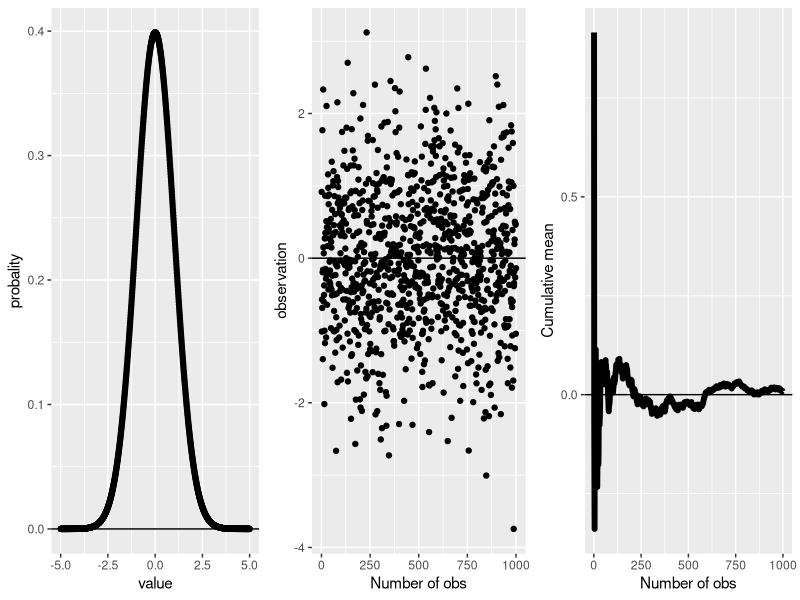
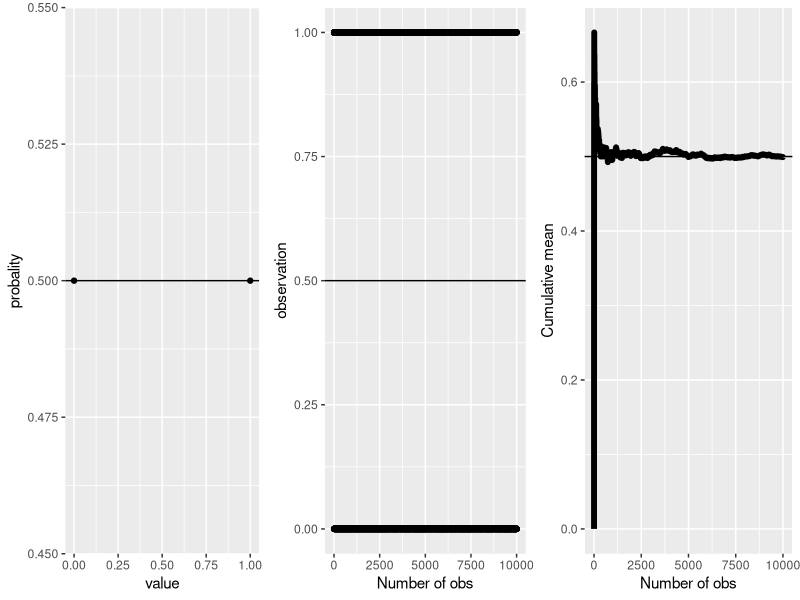

Source code (R) for these figures, in order:
experiment_visuazilation = function(distribution,samples,population_mean){
  n=length(samples)
  cumulative_means <- cumsum(samples)/(1:n)
  library(ggplot2)
  require(gridExtra)
  j <- ggplot(data.frame(x = distribution[,1], y = distribution[,2]), aes(x = x, y = y))
  j <- j + geom_hline(yintercept = population_mean) + geom_point()
  j <- j + labs(x = "value", y = "probality")
  
  h <- ggplot(data.frame(x = 1:n, y = samples), aes(x = x, y = y))
  h <- h + geom_hline(yintercept = population_mean) + geom_point()
  h <- h + labs(x = "Number of obs", y = "observation")

  
  g <- ggplot(data.frame(x = 1:n, y = cumulative_means), aes(x = x, y = y))
  g <- g + geom_hline(yintercept = population_mean) + geom_line(size = 2)
  g <- g + labs(x = "Number of obs", y = "Cumulative mean")
  grid.arrange(j,h, g, ncol=3)
}
distribution = data.frame(seq(from =-5,to = 5,by=0.01),dnorm(seq(from =-5,to = 5,by=0.01)))
experiment_visuazilation(distribution,rnorm(1000),0)
distribution = data.frame(c(0,1),c(0.5,0.5))
experiment_visuazilation(distribution,sample(0:1, 10000, replace = TRUE),0.5)
